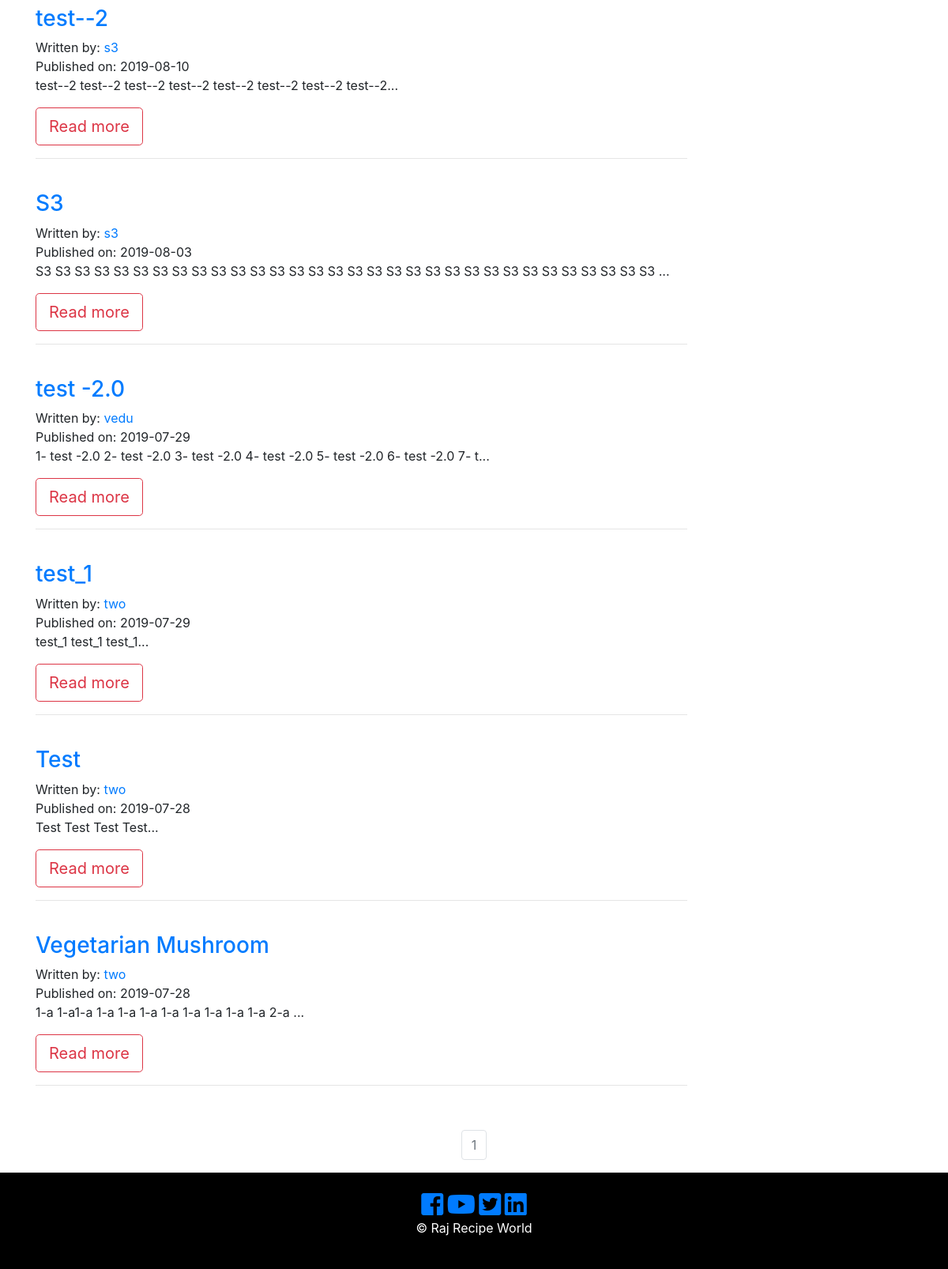
Before: / (lower part) with the older database file.
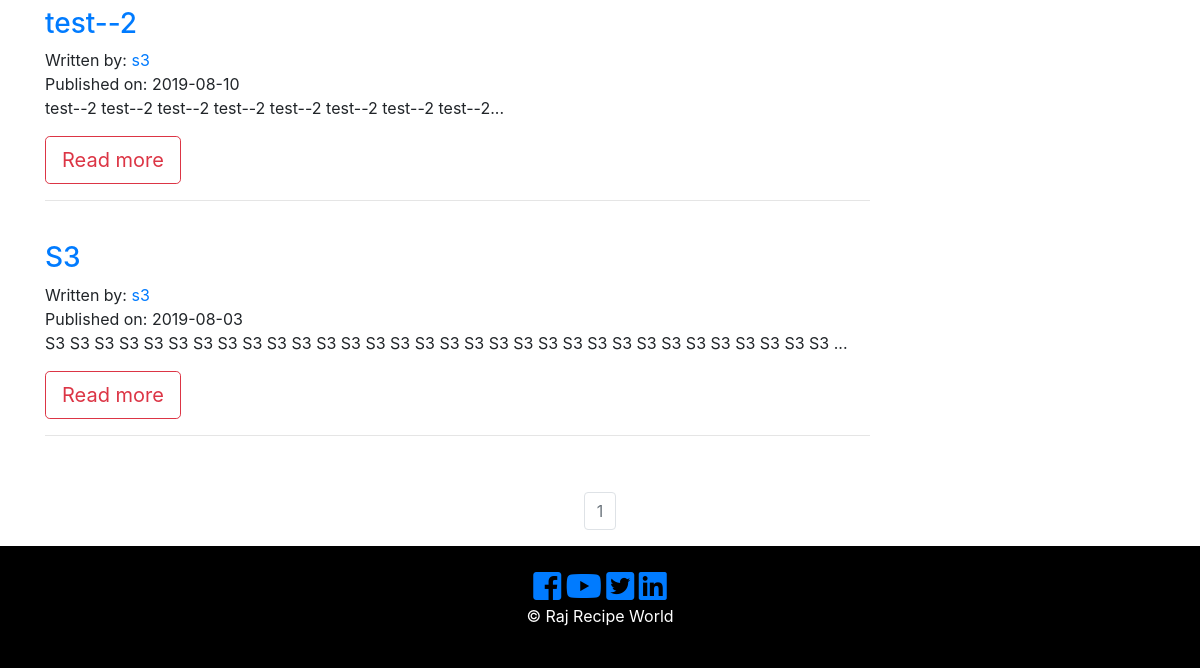
After: the same page with the newer database file.
### recipe_app/models.py (models this page shows, shortened)
class RecipePost(db.Model):
    users = db.relationship(User)
    id = db.Column(db.Integer, primary_key=True)
    user_id = db.Column(db.Integer, db.ForeignKey('users.id'), nullable=False)
    date = db.Column(db.DateTime, nullable=False, default=datetime.utcnow)
    recipe_image = db.Column(db.String(128), default=None, nullable=True)
    recipe_name = db.Column(db.String(164), nullable=False)
    course = db.Column(db.String(164), nullable=False)
    food_category = db.Column(db.String(164), nullable=False)
    cuisine = db.Column(db.String(164), nullable=False)
    prep_time = db.Column(db.String(164), nullable=False)
    cook_time = db.Column(db.String(164), nullable=False)
    allergens = db.Column(db.String(164), nullable=False)
    serving = db.Column(db.String(164), nullable=False)
    ingredients = db.Column(db.Text, nullable=False)
    recipe_description = db.Column(db.Text, nullable=False)

class User(db.Model, UserMixin):
     __tablename__ = 'users'
     id = db.Column(db.Integer, primary_key = True)
     picture = db.Column(db.String(128), default='default_profile.png', nullable=False)
     email = db.Column(db.String(64), unique=True, index=True)
     username = db.Column(db.String(64), unique=True, index=True)
     password_hash = db.Column(db.String(128))
     recipe = db.relationship('RecipePost', backref='author', lazy=True)

### recipe_app/core/views.py (the view)
@core.route('/')
def index():
    page = request.args.get('page', 1, type=int)
    all_recipies_posts = RecipePost.query.order_by(RecipePost.date.desc()).paginate(page=page, per_page=10)
    return render_template('index.html', all_recipies_posts = all_recipies_posts)

### recipe_app/templates/index.html (shortened to what this page needs)
{% extends "base.html" %}
{% block content %}
<section id="info" class="py-3">
  <div class="container">
    {% for recipe in all_recipies_posts.items %}
    <div class="row">
      <div class="col-md-9 align-self-center">
        <h3> <a href="{{ url_for('recipe_posts.recipe_post', recipe_post_id=recipe.id) }}">{{ recipe.recipe_name }}</a> </h3>
          <p>
            Written by: <a href="{{ url_for('users.user_recipies', username = recipe.author.username) }}">{{ recipe.author.username }}</a>
            <br/>
            Published on: {{ recipe.date.strftime('%Y-%m-%d') }}
            <br/>
            {{ recipe.recipe_description[:100] }}...
            </p>
              <a href="{{ url_for('recipe_posts.recipe_post', recipe_post_id=recipe.id) }}" class="btn btn-outline-danger btn-lg">Read more</a>
              <hr>
               <br/>
          </div>
            <div class="col-md-3">
             </div>
           </div>
           {% endfor %}
  </div>
</section>
<nav aria-label="Page navigation example">
  <ul class="pagination justify-content-center">
    {% for page_num in all_recipies_posts.iter_pages(left_edge=1, right_edge=1, left_current=1, right_current=2) %}
            {% if all_recipies_posts.page == page_num %}
              <li class="page-item disabled">
                <a class="page-link" href="{{ url_for('core.index', page=page_num) }}">{{ page_num }}</a>
              </li>
            {% else %}
              <li class="page-item">
                <a class="page-link" href="{{ url_for('core.index', page=page_num) }}">{{ page_num }}</a>
              </li>
            {% endif %}
    {% endfor %}
  </ul>
</nav>
{% endblock %}

### recipe_app/templates/base.html (shortened to what this page needs)
<!DOCTYPE html>
<html>
  <head>
      <link rel="stylesheet" href="https://stackpath.bootstrapcdn.com/bootstrap/4.3.1/css/bootstrap.min.css">
      <link type="text/css" rel="stylesheet" href="{{ url_for('static', filename='css/master.css') }}"/>
      <link rel="stylesheet" href="https://use.fontawesome.com/releases/v5.3.1/css/all.css"
>
  </head>
<body>
  {% block content %}
  {% endblock %}
         <footer id="main-footer" class="text-center p-4">
          <div class="container">
              <div class="row">
                <div class="col">
                    <a href="#"> <i class="fab fa-facebook-square fa-2x"> </i> </a>
                    <a href="#"> <i class="fab fa-youtube fa-2x"> </i> </a>
                    <a href="#"> <i class="fab fa-twitter-square fa-2x"></i> </a>
                    <a href="#"> <i class="fab fa-linkedin fa-2x"></i> </a>
                  <p> &copy;
                     Raj Recipe World </p>
                </div>
              </div>
            </div>
          </footer>
  </body>
</html>

### recipe_app/static/css/master.css (style rules this page uses)
#main-footer { background: #000; color: #fff; }

Changed rows visible on the page:
removed RecipePost: recipe_name "test -2.0", author.username "vedu", date "2019-07-29", recipe_description "1- test -2.0 2- test -2.0 3- test -2.0 4- test -2.0 5- test -2.0 6- test -2.0 7- t"
removed RecipePost: recipe_name "test_1", author.username "two", date "2019-07-29", recipe_description "test_1 test_1 test_1"
removed RecipePost: recipe_name "Test", author.username "two", date "2019-07-28", recipe_description "Test Test Test Test"
removed RecipePost: recipe_name "Vegetarian Mushroom", author.username "two", date "2019-07-28", recipe_description "1-a 1-a1-a 1-a 1-a 1-a 1-a 1-a 1-a 1-a 1-a 2-a"
